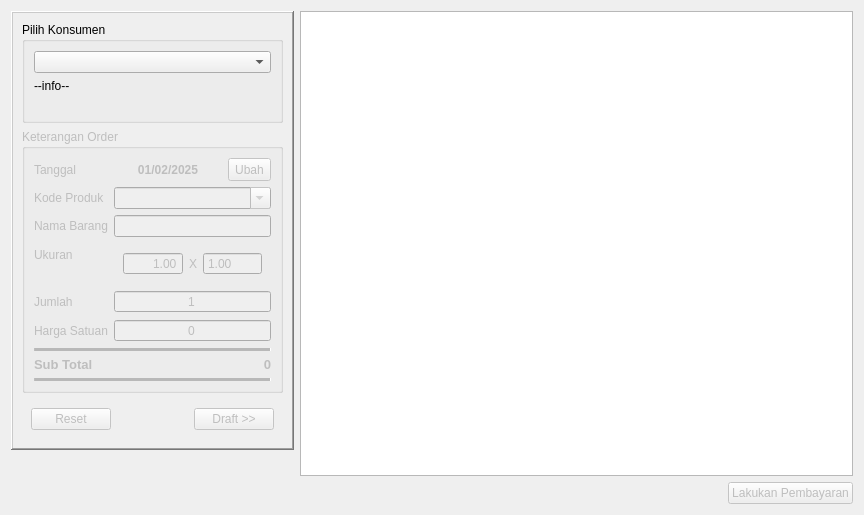
<?xml version="1.0" encoding="UTF-8"?>
<ui version="4.0">
 <class>CreateOrderDialog</class>
 <widget class="QDialog" name="CreateOrderDialog">
  <property name="geometry">
   <rect>
    <x>0</x>
    <y>0</y>
    <width>864</width>
    <height>515</height>
   </rect>
  </property>
  <property name="windowTitle">
   <string>Tambahkan Order</string>
  </property>
  <layout class="QHBoxLayout" name="horizontalLayout_5" stretch="0,1">
   <item>
    <layout class="QVBoxLayout" name="verticalLayout_4">
     <item>
      <widget class="QFrame" name="mainInput">
       <property name="frameShape">
        <enum>QFrame::WinPanel</enum>
       </property>
       <property name="frameShadow">
        <enum>QFrame::Raised</enum>
       </property>
       <property name="lineWidth">
        <number>3</number>
       </property>
       <property name="midLineWidth">
        <number>3</number>
       </property>
       <layout class="QVBoxLayout" name="verticalLayout_2">
        <property name="leftMargin">
         <number>9</number>
        </property>
        <property name="topMargin">
         <number>9</number>
        </property>
        <property name="rightMargin">
         <number>9</number>
        </property>
        <property name="bottomMargin">
         <number>9</number>
        </property>
        <item>
         <widget class="QGroupBox" name="groupBox">
          <property name="minimumSize">
           <size>
            <width>261</width>
            <height>101</height>
           </size>
          </property>
          <property name="title">
           <string>Pilih Konsumen</string>
          </property>
          <layout class="QVBoxLayout" name="verticalLayout" stretch="1,0">
           <item>
            <widget class="QComboBox" name="customerBox"/>
           </item>
           <item>
            <widget class="QLabel" name="customerInfo">
             <property name="text">
              <string>--info--</string>
             </property>
             <property name="alignment">
              <set>Qt::AlignLeading|Qt::AlignLeft|Qt::AlignTop</set>
             </property>
             <property name="buddy">
              <cstring>mainInput</cstring>
             </property>
            </widget>
           </item>
          </layout>
         </widget>
        </item>
        <item>
         <widget class="QGroupBox" name="keteranganGroup">
          <property name="enabled">
           <bool>false</bool>
          </property>
          <property name="minimumSize">
           <size>
            <width>261</width>
            <height>236</height>
           </size>
          </property>
          <property name="title">
           <string>Keterangan Order</string>
          </property>
          <layout class="QFormLayout" name="formLayout">
           <item row="0" column="0">
            <widget class="QLabel" name="label_7">
             <property name="text">
              <string>Tanggal</string>
             </property>
            </widget>
           </item>
           <item row="0" column="1">
            <layout class="QHBoxLayout" name="horizontalLayout" stretch="1,0">
             <item>
              <widget class="QLabel" name="lDate">
               <property name="font">
                <font>
                 <weight>75</weight>
                 <bold>true</bold>
                </font>
               </property>
               <property name="text">
                <string>01/02/2025</string>
               </property>
               <property name="alignment">
                <set>Qt::AlignCenter</set>
               </property>
              </widget>
             </item>
             <item>
              <widget class="QToolButton" name="pickDate">
               <property name="sizePolicy">
                <sizepolicy hsizetype="Minimum" vsizetype="Fixed">
                 <horstretch>0</horstretch>
                 <verstretch>0</verstretch>
                </sizepolicy>
               </property>
               <property name="minimumSize">
                <size>
                 <width>40</width>
                 <height>23</height>
                </size>
               </property>
               <property name="text">
                <string>Ubah</string>
               </property>
              </widget>
             </item>
            </layout>
           </item>
           <item row="1" column="0">
            <widget class="QLabel" name="label">
             <property name="text">
              <string>Kode Produk</string>
             </property>
            </widget>
           </item>
           <item row="1" column="1">
            <widget class="QComboBox" name="productBox">
             <property name="editable">
              <bool>true</bool>
             </property>
            </widget>
           </item>
           <item row="2" column="0">
            <widget class="QLabel" name="label_2">
             <property name="text">
              <string>Nama Barang</string>
             </property>
            </widget>
           </item>
           <item row="2" column="1">
            <widget class="QLineEdit" name="nameEdit"/>
           </item>
           <item row="3" column="0">
            <widget class="QLabel" name="label_3">
             <property name="text">
              <string>Ukuran</string>
             </property>
            </widget>
           </item>
           <item row="4" column="0">
            <widget class="QLabel" name="label_5">
             <property name="text">
              <string>Jumlah</string>
             </property>
            </widget>
           </item>
           <item row="4" column="1">
            <widget class="QSpinBox" name="spinQty">
             <property name="alignment">
              <set>Qt::AlignCenter</set>
             </property>
             <property name="buttonSymbols">
              <enum>QAbstractSpinBox::NoButtons</enum>
             </property>
             <property name="showGroupSeparator" stdset="0">
              <bool>true</bool>
             </property>
             <property name="minimum">
              <number>1</number>
             </property>
             <property name="maximum">
              <number>999999</number>
             </property>
            </widget>
           </item>
           <item row="5" column="0">
            <widget class="QLabel" name="label_6">
             <property name="text">
              <string>Harga Satuan</string>
             </property>
            </widget>
           </item>
           <item row="5" column="1">
            <widget class="QSpinBox" name="spinPrice">
             <property name="alignment">
              <set>Qt::AlignCenter</set>
             </property>
             <property name="buttonSymbols">
              <enum>QAbstractSpinBox::NoButtons</enum>
             </property>
             <property name="showGroupSeparator" stdset="0">
              <bool>true</bool>
             </property>
             <property name="minimum">
              <number>0</number>
             </property>
             <property name="maximum">
              <number>999999</number>
             </property>
             <property name="singleStep">
              <number>500</number>
             </property>
             <property name="value">
              <number>0</number>
             </property>
            </widget>
           </item>
           <item row="6" column="0" colspan="2">
            <widget class="Line" name="line">
             <property name="frameShadow">
              <enum>QFrame::Sunken</enum>
             </property>
             <property name="midLineWidth">
              <number>5</number>
             </property>
             <property name="orientation">
              <enum>Qt::Horizontal</enum>
             </property>
            </widget>
           </item>
           <item row="7" column="0">
            <widget class="QLabel" name="label_9">
             <property name="font">
              <font>
               <pointsize>10</pointsize>
               <weight>75</weight>
               <bold>true</bold>
              </font>
             </property>
             <property name="text">
              <string>Sub Total</string>
             </property>
            </widget>
           </item>
           <item row="7" column="1">
            <widget class="QLabel" name="lSubT">
             <property name="font">
              <font>
               <pointsize>10</pointsize>
               <weight>75</weight>
               <bold>true</bold>
              </font>
             </property>
             <property name="text">
              <string>0</string>
             </property>
             <property name="alignment">
              <set>Qt::AlignRight|Qt::AlignTrailing|Qt::AlignVCenter</set>
             </property>
            </widget>
           </item>
           <item row="8" column="0" colspan="2">
            <widget class="Line" name="line_2">
             <property name="frameShadow">
              <enum>QFrame::Sunken</enum>
             </property>
             <property name="midLineWidth">
              <number>5</number>
             </property>
             <property name="orientation">
              <enum>Qt::Horizontal</enum>
             </property>
            </widget>
           </item>
           <item row="3" column="1">
            <widget class="QWidget" name="sizeInput" native="true">
             <layout class="QHBoxLayout" name="horizontalLayout_2" stretch="1,0,1">
              <item>
               <widget class="QDoubleSpinBox" name="spinWidth">
                <property name="toolTip">
                 <string>Panjang</string>
                </property>
                <property name="alignment">
                 <set>Qt::AlignRight|Qt::AlignTrailing|Qt::AlignVCenter</set>
                </property>
                <property name="buttonSymbols">
                 <enum>QAbstractSpinBox::NoButtons</enum>
                </property>
                <property name="maximum">
                 <double>2000.000000000000000</double>
                </property>
                <property name="singleStep">
                 <double>0.500000000000000</double>
                </property>
                <property name="value">
                 <double>1.000000000000000</double>
                </property>
               </widget>
              </item>
              <item>
               <widget class="QLabel" name="label_4">
                <property name="text">
                 <string>X</string>
                </property>
                <property name="alignment">
                 <set>Qt::AlignCenter</set>
                </property>
               </widget>
              </item>
              <item>
               <widget class="QDoubleSpinBox" name="spinHeight">
                <property name="toolTip">
                 <string>Tinggi</string>
                </property>
                <property name="alignment">
                 <set>Qt::AlignLeading|Qt::AlignLeft|Qt::AlignVCenter</set>
                </property>
                <property name="buttonSymbols">
                 <enum>QAbstractSpinBox::NoButtons</enum>
                </property>
                <property name="maximum">
                 <double>2000.000000000000000</double>
                </property>
                <property name="singleStep">
                 <double>0.500000000000000</double>
                </property>
                <property name="value">
                 <double>1.000000000000000</double>
                </property>
               </widget>
              </item>
             </layout>
            </widget>
           </item>
          </layout>
         </widget>
        </item>
        <item>
         <widget class="QWidget" name="buttonContainer" native="true">
          <property name="enabled">
           <bool>false</bool>
          </property>
          <layout class="QHBoxLayout" name="horizontalLayout_3">
           <item>
            <widget class="QPushButton" name="resetButton">
             <property name="text">
              <string>Reset</string>
             </property>
             <property name="autoDefault">
              <bool>false</bool>
             </property>
            </widget>
           </item>
           <item>
            <spacer name="horizontalSpacer">
             <property name="orientation">
              <enum>Qt::Horizontal</enum>
             </property>
             <property name="sizeHint" stdset="0">
              <size>
               <width>40</width>
               <height>20</height>
              </size>
             </property>
            </spacer>
           </item>
           <item>
            <widget class="QPushButton" name="draftButton">
             <property name="text">
              <string>Draft &gt;&gt;</string>
             </property>
             <property name="autoDefault">
              <bool>false</bool>
             </property>
            </widget>
           </item>
          </layout>
         </widget>
        </item>
       </layout>
      </widget>
     </item>
     <item>
      <spacer name="verticalSpacer">
       <property name="orientation">
        <enum>Qt::Vertical</enum>
       </property>
       <property name="sizeHint" stdset="0">
        <size>
         <width>20</width>
         <height>40</height>
        </size>
       </property>
      </spacer>
     </item>
    </layout>
   </item>
   <item>
    <layout class="QVBoxLayout" name="verticalLayout_3">
     <item>
      <widget class="QTableView" name="unpaidTableView">
       <property name="minimumSize">
        <size>
         <width>553</width>
         <height>0</height>
        </size>
       </property>
      </widget>
     </item>
     <item>
      <layout class="QHBoxLayout" name="horizontalLayout_4">
       <item>
        <spacer name="horizontalSpacer_2">
         <property name="orientation">
          <enum>Qt::Horizontal</enum>
         </property>
         <property name="sizeHint" stdset="0">
          <size>
           <width>40</width>
           <height>20</height>
          </size>
         </property>
        </spacer>
       </item>
       <item>
        <widget class="QPushButton" name="createPaymentButton">
         <property name="enabled">
          <bool>false</bool>
         </property>
         <property name="text">
          <string>Lakukan Pembayaran</string>
         </property>
        </widget>
       </item>
      </layout>
     </item>
    </layout>
   </item>
  </layout>
 </widget>
 <tabstops>
  <tabstop>customerBox</tabstop>
  <tabstop>pickDate</tabstop>
  <tabstop>productBox</tabstop>
  <tabstop>nameEdit</tabstop>
  <tabstop>spinWidth</tabstop>
  <tabstop>spinHeight</tabstop>
  <tabstop>spinQty</tabstop>
  <tabstop>spinPrice</tabstop>
  <tabstop>resetButton</tabstop>
  <tabstop>draftButton</tabstop>
  <tabstop>unpaidTableView</tabstop>
 </tabstops>
 <resources/>
 <connections/>
</ui>
